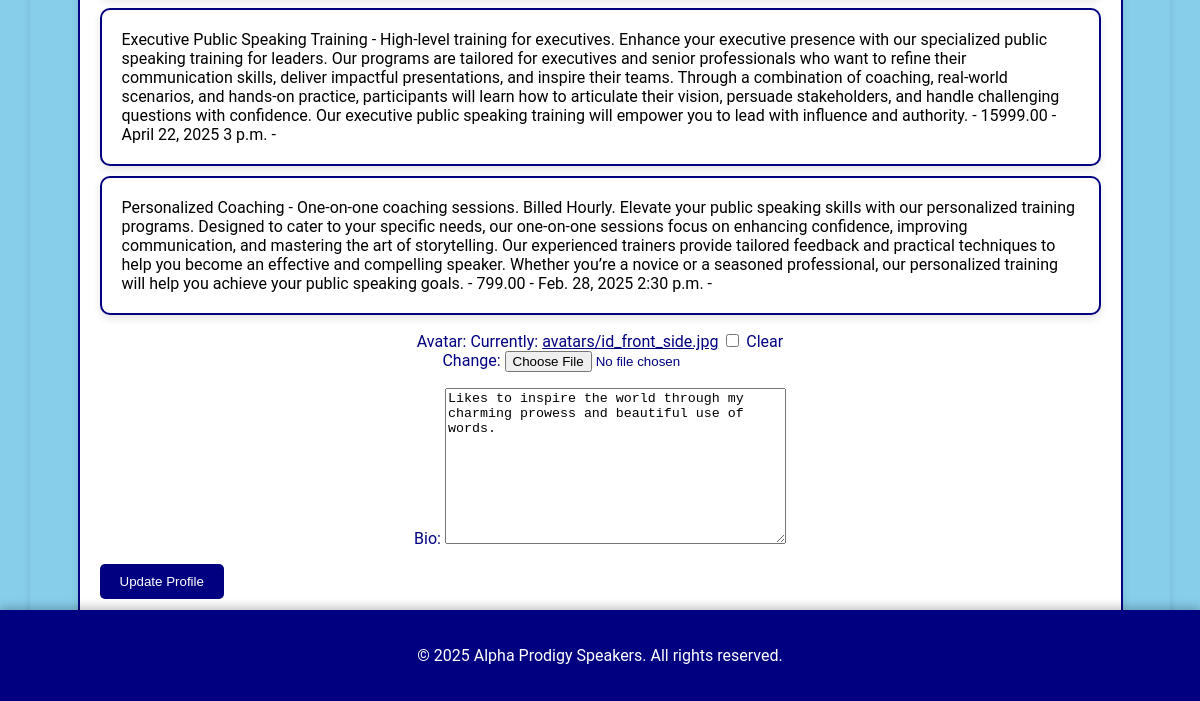
Before: /speakers/profile/ (signed in, lower part) with the older database file.
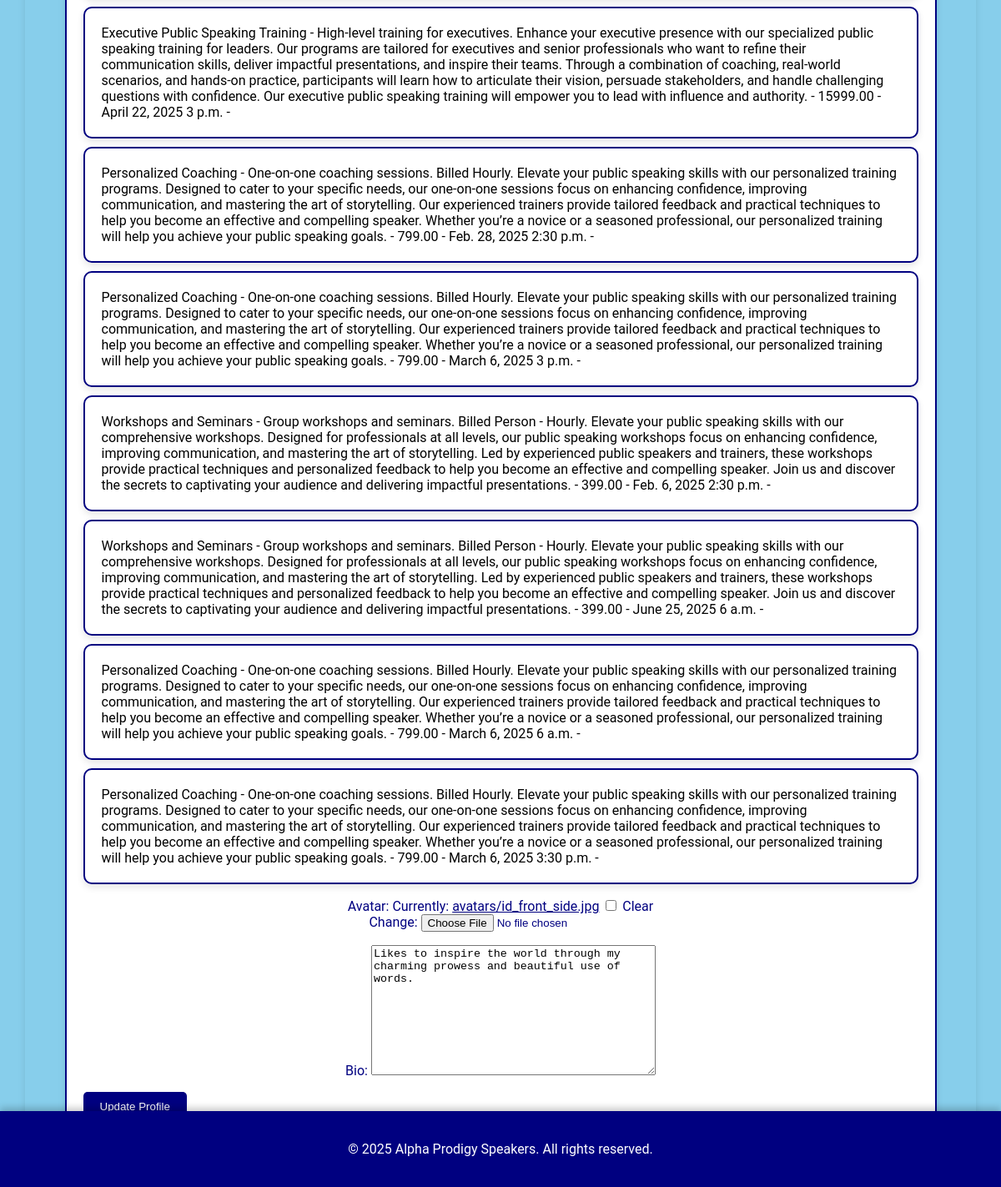
After: the same page with the newer database file.
### speakers/models.py (models this page shows, shortened)
class Booking(models.Model):
    user = models.ForeignKey(User, on_delete=models.CASCADE)
    service = models.ForeignKey(Service, on_delete=models.CASCADE)
    date = models.DateField()
    time = models.TimeField()  # Ensure this field is present
    booked_on = models.DateTimeField(auto_now_add=True)  # Add this attribute
    is_paid = models.BooleanField(default=False)

class Service(models.Model):
    name = models.CharField(max_length=100)
    description = models.TextField()
    price = models.DecimalField(max_digits=10, decimal_places=2)
    class Meta:
        ordering = ['name']  # Order by name by default

class Profile(models.Model):
    user = models.OneToOneField(User, on_delete=models.CASCADE)
    avatar = models.ImageField(upload_to='avatars/', blank=True)
    bio = models.TextField(blank=True)

### speakers/views.py (the view)
# urls.py: path('profile/', views.profile_view, name='profile'),
@login_required
def profile_view(request):
    profile, created = Profile.objects.get_or_create(user=request.user)
    bookings = Booking.objects.filter(user=request.user)
    if request.method == 'POST':
        form = ProfileForm(request.POST, request.FILES, instance=profile)
        if form.is_valid():
            form.save()
            messages.success(request, 'Your profile has been updated successfully!')
            return redirect('profile')
        else:
            messages.error(request, 'Please correct the errors below.')
    else:
        form = ProfileForm(instance=profile)
    return render(request, 'profile.html', {'form': form, 'profile': profile, 'bookings': bookings})

### speakers/forms.py
class ProfileForm(forms.ModelForm):
    class Meta:
        model = Profile
        fields = ['avatar', 'bio']

### speakers/authentication.py (called while the page is built)
    def get_user(self, user_id):
        try:
            return UserModel.objects.get(pk=user_id)
        except UserModel.DoesNotExist:
            return None

### templates/htmls/profile.html (shortened to what this page needs)
{% extends 'base.html' %}
{% load static %}
{% block content %}
<section id="profile" class="content-section">
    <ul>
        {% for booking in bookings %}
            <li>{{ booking.service.name }} - {{ booking.service.description }} - {{ booking.service.price }} - {{ booking.date }} {{ booking.time }} - {{ booking.status }}</li>
        {% endfor %}
    </ul>
    <form method="post" enctype="multipart/form-data">
        {{ form.as_p }}
        <button type="submit" class="btn">Update Profile</button>
    </form>
</section>
{% endblock %}

### templates/htmls/base.html (shortened to what this page needs)
{% load static %}
<!DOCTYPE html>
<html lang="en">
<head>
    <link rel="stylesheet" href="{% static 'styles.css' %}">
</head>
<body>
    <main>
        {% block content %}
        {% endblock %}
    </main>
    <footer>
        <p>&copy; 2025 Alpha Prodigy Speakers. All rights reserved.</p>
    </footer>
</body>
</html>

### static/styles.css (style rules this page uses)
body { font-family: 'Roboto', sans-serif; background-color: skyblue; margin: 0; padding: 0; }
body { overflow-x: hidden; }
header, footer { background-color: navy; color: white; text-align: center; padding: 5px 0; }
header, header nav, header ul, header ul li, header ul li a, header h1, footer, footer p { color: white !important; }
main { margin: 20px auto; padding: 20px; border-radius: 10px; box-shadow: 0 4px 8px rgba(0, 0, 0, 0.1); max-width: 100%; min-height: calc(100vh - 160px); }
.content-section { border: 2px solid navy; border-radius: 10px; padding: 20px; margin-bottom: 20px !important; box-shadow: 0 4px 8px rgba(0, 0, 0, 0.1); transition: transform 0.2s; width: 95%; box-sizing: border-box; }
footer { background-color: navy; color: white; text-align: center; padding: 20px 0; position: relative; bottom: 0; width: 100%; }
section { background-color: white; border: 2px solid navy; border-radius: 10px; padding: 20px; margin-bottom: 20px; margin-top: 10px; box-shadow: 0 4px 8px rgba(0, 0, 0, 0.1); transition: transform 0.2s; width: 98%; box-sizing: border-box; }
#profile ul { list-style-type: none; padding: 0; }
button[type="submit"], .btn { display: inline-block; padding: 10px 20px; background-color: navy; color: white; text-decoration: none; border-radius: 5px; border: none; cursor: pointer; transition: background-color 0.3s, transform 0.3s; }
input[type="submit"], button[type="submit"] { display: inline-block; padding: 10px 20px; background-color: navy; color: white; text-decoration: none; border-radius: 5px; border: none; cursor: pointer; transition: background-color 0.3s, transform 0.3s; }
footer { position: fixed; bottom: 0; width: 100%; padding: 10px; color: white !important; box-shadow: 0 -4px 8px rgba(0, 0, 0, 0.2); }
p, h1, h2, h3, a { color: navy; text-align: center; }
header p, header h1, header h2, header h3, footer p, footer h1, footer h2, footer h3 { color: white; }
.content-section { padding: 40px 20px; max-width: 1200px; margin: 0 auto; background-color: white; border: 2px solid navy; border-radius: 10px; box-shadow: 0 4px 8px rgba(0, 0, 0, 0.1); }
@media (max-width: 1200px) { header, footer { padding: 20px 0; } }
@media (max-width: 1200px) { main { max-width: 1100px !important; } }

Changed rows visible on the page:
added Booking: service.name "Personalized Coaching", service.description "One-on-one coaching sessions. Billed Hourly. Elevate your public speaking skills with our personalized training programs. Designed to cater to your specific needs, our one-on-one sessions focus on enhancing confidence, improving communication, and mastering the art of storytelling. Our experienced trainers provide tailored feedback and practical techniques to help you become an effective and compelling speaker. Whether you’re a novice or a seasoned professional, our personalized training will help you achieve your public speaking goals.", service.price "799.00", date "March 6, 2025", time "3 p.m."
added Booking: service.name "Workshops and Seminars", service.description "Group workshops and seminars. Billed Person - Hourly. Elevate your public speaking skills with our comprehensive workshops. Designed for professionals at all levels, our public speaking workshops focus on enhancing confidence, improving communication, and mastering the art of storytelling. Led by experienced public speakers and trainers, these workshops provide practical techniques and personalized feedback to help you become an effective and compelling speaker. Join us and discover the secrets to captivating your audience and delivering impactful presentations.", service.price "399.00", date "Feb. 6, 2025", time "2:30 p.m."
added Booking: service.name "Workshops and Seminars", service.description "Group workshops and seminars. Billed Person - Hourly. Elevate your public speaking skills with our comprehensive workshops. Designed for professionals at all levels, our public speaking workshops focus on enhancing confidence, improving communication, and mastering the art of storytelling. Led by experienced public speakers and trainers, these workshops provide practical techniques and personalized feedback to help you become an effective and compelling speaker. Join us and discover the secrets to captivating your audience and delivering impactful presentations.", service.price "399.00", date "June 25, 2025", time "6 a.m."
added Booking: service.name "Personalized Coaching", service.description "One-on-one coaching sessions. Billed Hourly. Elevate your public speaking skills with our personalized training programs. Designed to cater to your specific needs, our one-on-one sessions focus on enhancing confidence, improving communication, and mastering the art of storytelling. Our experienced trainers provide tailored feedback and practical techniques to help you become an effective and compelling speaker. Whether you’re a novice or a seasoned professional, our personalized training will help you achieve your public speaking goals.", service.price "799.00", date "March 6, 2025", time "6 a.m."
added Booking: service.name "Personalized Coaching", service.description "One-on-one coaching sessions. Billed Hourly. Elevate your public speaking skills with our personalized training programs. Designed to cater to your specific needs, our one-on-one sessions focus on enhancing confidence, improving communication, and mastering the art of storytelling. Our experienced trainers provide tailored feedback and practical techniques to help you become an effective and compelling speaker. Whether you’re a novice or a seasoned professional, our personalized training will help you achieve your public speaking goals.", service.price "799.00", date "March 6, 2025", time "3:30 p.m."
